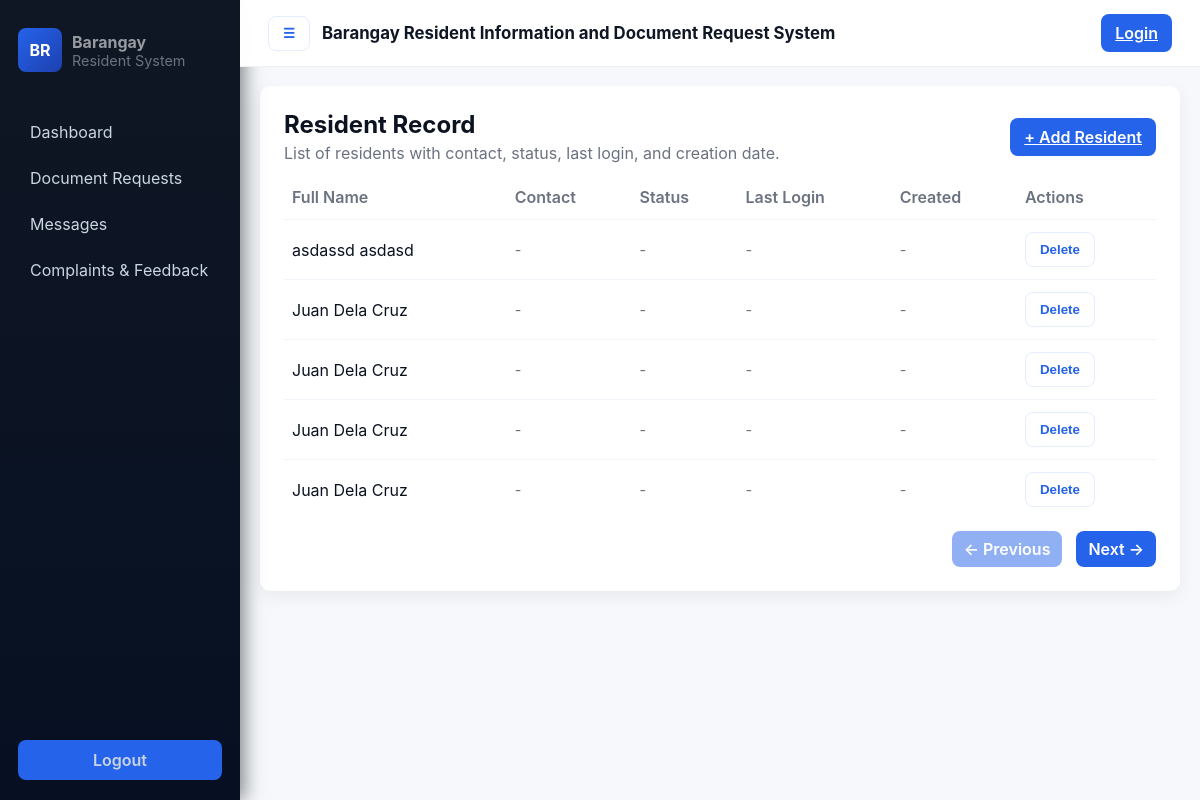
The page /public/resident_record.php on the database its author committed.
### tables this page shows
CREATE TABLE `tbl_residents` (
  `resident_id` int(11) NOT NULL,
  `first_name` varchar(100) NOT NULL,
  `last_name` varchar(100) NOT NULL,
  `birthdate` date NOT NULL,
  `gender` enum('Male','Female','Other') NOT NULL,
  `address` varchar(255) NOT NULL,
  `household_id` int(11) DEFAULT NULL
);

### public/resident_record.php (the view, shortened to what this page needs)
<!doctype html>
<html>
<head>
    <link rel="stylesheet" href="../assets/css/style.css">
</head>
<body>
    <?php include '../includes/sidebar.php'; ?>
    <?php include '../includes/header.php'; ?>
    <main class="main-content container">
        <div class="card">
            <div style="display: flex; align-items: center; justify-content: space-between; gap: 12px;">
                <div>
                    <h2 style="margin: 0;">Resident Record</h2>
                    <p class="muted" style="margin: 4px 0 0 0;">
                        List of residents with contact, status, last login, and creation date.
                    </p>
                </div>
                <div>
                    <a href="resident_record.php?action=add" class="btn">+ Add Resident</a>
                </div>
            </div>
            <div style="margin-top: 12px; overflow: auto;">
                <?php
                include_once __DIR__ . '/../includes/db.php';
                try {
                    $perPage = 5;
                    $page = max(1, (int)($_GET['page'] ?? 1));
                    $stmt = $pdo->query('SELECT COUNT(*) FROM tbl_residents');
                    $total = (int)$stmt->fetchColumn();
                    $totalPages = max(1, ceil($total / $perPage));
                    $page = min($page, $totalPages);
                    $start = ($page - 1) * $perPage;
                    $stmt = $pdo->prepare('
                        SELECT resident_id, first_name, last_name, address
                        FROM tbl_residents
                        ORDER BY last_name, first_name
                        LIMIT :start, :per
                    ');
                    $stmt->bindValue(':start', $start, PDO::PARAM_INT);
                    $stmt->bindValue(':per', $perPage, PDO::PARAM_INT);
                    $stmt->execute();
                    $rows = $stmt->fetchAll();
                } catch (Exception $e) {
                    echo '<div class="muted">Unable to load residents. Check database connection.</div>';
                    $rows = [];
                    $total = 0;
                    $totalPages = 1;
                    $page = 1;
                }
                ?>
                <div>
                    <table>
                        <thead>
                            <tr>
                                <th>Full Name</th>
                                <th>Contact</th>
                                <th>Status</th>
                                <th>Last Login</th>
                                <th>Created</th>
                                <th>Actions</th>
                            </tr>
                        </thead>
                        <tbody>
                            <?php foreach ($rows as $r): ?>
                                <tr>
                                    <td><?= htmlspecialchars($r['first_name'] . ' ' . $r['last_name']) ?></td>
                                    <td class="small muted">-</td>
                                    <td class="small muted">-</td>
                                    <td class="small muted">-</td>
                                    <td class="small muted">-</td>
                                    <td>
                                        <form method="post" style="display:inline;"
                                              onsubmit="return confirm('Delete this resident?')">
                                            <button class="btn ghost" type="submit">Delete</button>
                                        </form>
                                    </td>
                                </tr>
                            <?php endforeach; ?>
                        </tbody>
                    </table>
                </div>
                <?php if ($total > 0 && $totalPages > 1): ?>
                    <div class="pagination">
                        <?php if ($page > 1): ?>
                            <a class="btn pager" href="resident_record.php?page=<?= $page - 1; ?>">&larr; Previous</a>
                        <?php else: ?>
                            <span class="btn pager disabled">&larr; Previous</span>
                        <?php endif; ?>
                        <?php if ($page < $totalPages): ?>
                            <a class="btn pager" href="resident_record.php?page=<?= $page + 1; ?>">Next &rarr;</a>
                        <?php else: ?>
                            <span class="btn pager disabled">Next &rarr;</span>
                        <?php endif; ?>
                    </div>
                <?php endif; ?>
            </div>
        </div>
    </main>
</body>
</html>

### assets/css/style.css (style rules this page uses)
:root { --bg: #f6f8fb; --card: #ffffff; --muted: #6b7280; --accent: #2563eb; --accent-600: #1e40af; --sidebar: #0f1724; --glass: rgba(255,255,255,0.6); --radius: 10px; --max-width: 1100px; }
* { box-sizing:border-box }
html,body { height:100% }
body { margin: 0; font-family: Inter, system-ui, -apple-system, 'Segoe UI', Roboto, 'Helvetica Neue', Arial; background: var(--bg); color: #0b1220; -webkit-font-smoothing:antialiased; }
.main-content { margin-left: 240px; padding: 20px; flex: 1; max-width: none; width: 100%; padding-top: 86px; display: flex; flex-direction: column; align-items: flex-start; justify-content: flex-start; min-height: 80vh; box-sizing: border-box; }
.container { background: transparent; max-width: none; margin: 0 auto; width: 100%; display: flex; flex-direction: column; align-items: flex-start; }
.main-content, .container { display: flex; flex-direction: column; align-items: flex-start; margin-left: 240px; padding-top: 86px; width: calc(100% - 240px); }
.card { background: var(--card); border-radius: var(--radius); padding: 24px; box-shadow: 0 6px 18px rgba(12,20,40,0.06); margin-bottom: 18px; width: 100%; max-width: 100%; display: flex; flex-direction: column; align-self: stretch; box-sizing: border-box; }
.muted { color:var(--muted) }
.btn { display:inline-flex;align-items:center;gap:8px;background:var(--accent);color:#fff;padding:9px 14px;border-radius:8px;border:0;cursor:pointer;font-weight:600 }
.btn.ghost { background:transparent;color:var(--accent);border:1px solid rgba(37,99,235,0.12) }
table { width:100%;border-collapse:collapse }
table thead th { background:transparent;text-align:left;padding:12px 8px;color:var(--muted);font-weight:600 }
table tbody td { padding:12px 8px;border-top:1px solid #f1f4f8 }
.small { font-size:.9rem }
.pagination { display:flex;gap:8px;justify-content:flex-end;align-items:center;margin-top:12px }
.pager { padding:8px 12px;border-radius:8px;text-decoration:none }
.pager.disabled { opacity:0.5;cursor:not-allowed }
.pager + .pager { margin-left:6px }

### rows shown on the page
tbl_residents: first_name+last_name "asdassd asdasd"
tbl_residents: first_name+last_name "Juan Dela Cruz"
tbl_residents: first_name+last_name "Juan Dela Cruz"
tbl_residents: first_name+last_name "Juan Dela Cruz"
tbl_residents: first_name+last_name "Juan Dela Cruz"

### other values the page prints
$label "Dashboard"
$label "Document Requests"
$label "Messages"
$label "Complaints & Feedback"
